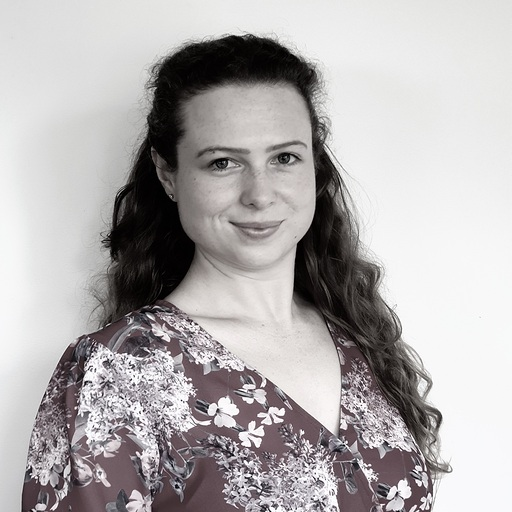
#> input picture Sarah.jpg, 512 x 512 px
$ python cartoonify.py
#> lines starting #> are read from the running program, lines starting #| are printed output that depends on the picture; after the words box and inside, x2 and y2 are one past the last pixel; in counts of white or black regions, pixels touching at a corner belong together
import cv2
import numpy as np

img = cv2.imread("Sarah.jpg")
#> img is the input picture: shape (512, 512, 3); mean B, G, R 174.5, 174.1, 177.5

# Edges
gray = cv2.cvtColor(img, cv2.COLOR_BGR2GRAY)
gray = cv2.medianBlur(gray, 5)
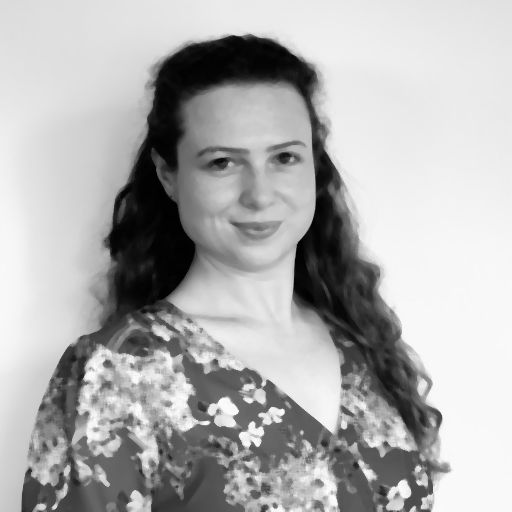
#> gray: shape (512, 512); min 1, max 254, mean 175.2
edges = cv2.adaptiveThreshold(gray, 255, cv2.ADAPTIVE_THRESH_MEAN_C, cv2.THRESH_BINARY, 9, 9)
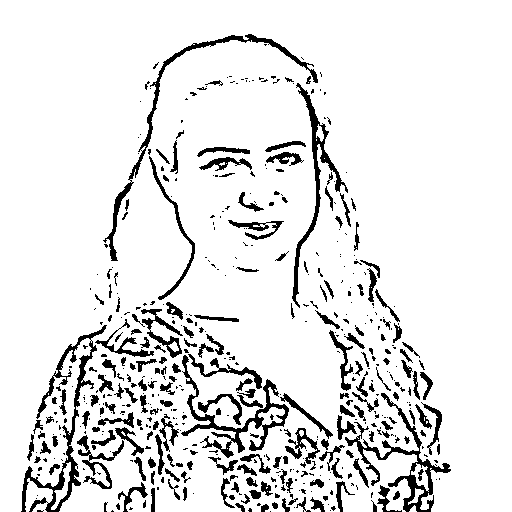
#> edges: shape (512, 512); 89.7% white; 516 black regions (318 under 20 px), largest, box (x1, y1, x2, y2) and area: (21, 325, 107, 512) 2171, (345, 393, 451, 512) 1831, (181, 355, 289, 458) 1766

#Cartoonization
color = cv2.bilateralFilter(img, 9, 250, 250)
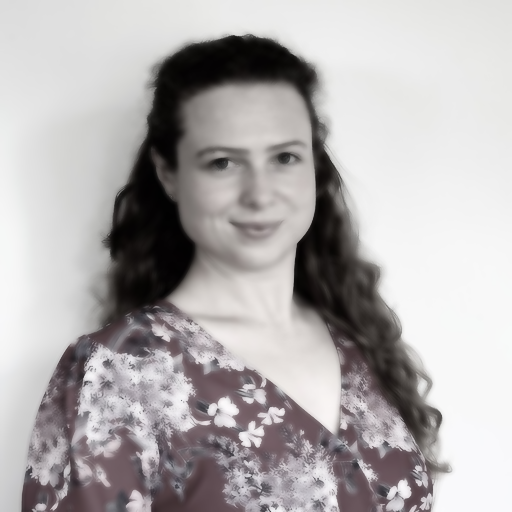
#> color: shape (512, 512, 3); mean B, G, R 174.5, 174.1, 177.5
cartoon = cv2.bitwise_and(color, color, mask=edges)
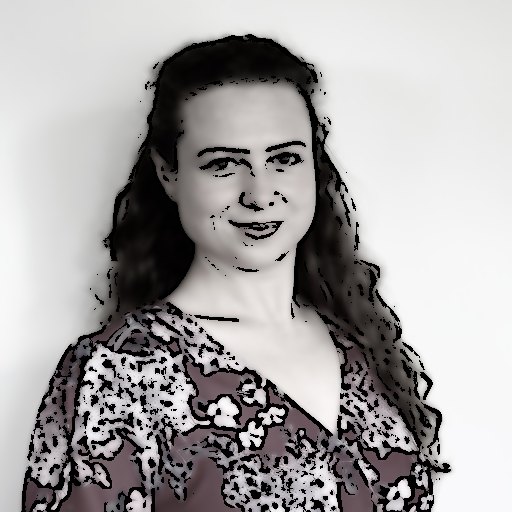
#> cartoon: shape (512, 512, 3); mean B, G, R 164.1, 163.9, 166.6
cv2.imshow("Image", img)
cv2.imshow("edges", edges)
cv2.imshow("Cartoon", cartoon)
cv2.waitKey(0)
cv2.destroyAllWindows
